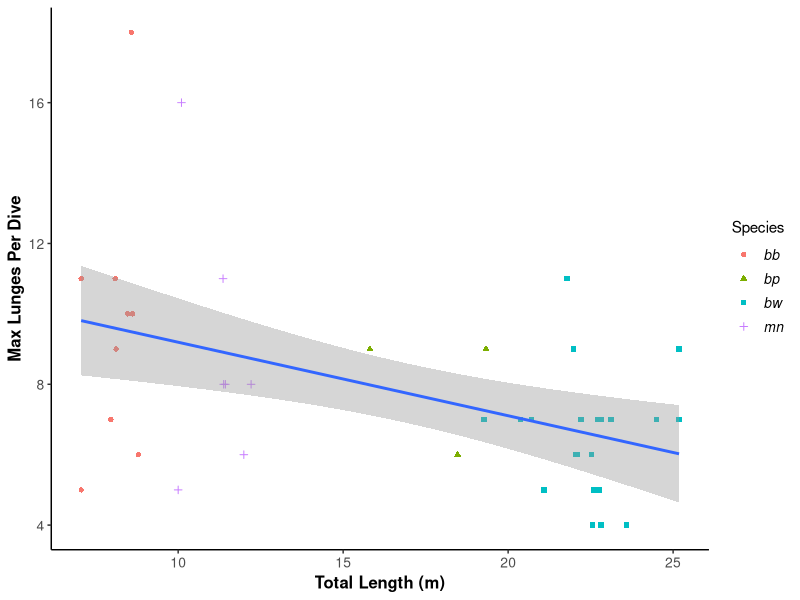

Source code (R): (Note: this script raises an error after producing the figure.)
# Figure 3 Filtration Paper - this file includes the lunges per dive plot and the glmm for that data

# Packages and Functions ---- 
library(data.table)
library(ggpubr)
library(readxl)
library(forcats)
library(tidyverse)
library(mgcv)
library(lme4)
library(ggpubr)
library(ggplot2)
library(effects)



# Abbreviate a binomial e.g. Balaenoptera musculus -> B. musculus 
abbr_binom <- function(binom) {
  paste(str_sub(binom, 1, 1), 
        str_extract(binom, " .*"), 
        sep = ".")
}

SE = function(x){sd(x)/sqrt(sum(!is.na(x)))}

# Data Input ----
LungesPerDive_raw_csv <- read_csv("Figure 2 filtration paper data.csv")

LungesPerDive_raw <- LungesPerDive_raw_csv %>% 
  filter(Lunge_Count >0, TL >6) %>% 
  mutate(SpeciesCode = substr(ID, 2, 3),
         ID = str_remove_all(ID, "[']"),
         SciName = case_when(
           SpeciesCode == "bw" ~ "Balaenoptera musculus",
           SpeciesCode == "bp" ~ "Balaenoptera physalus",
           SpeciesCode == "mn" ~ "Megaptera novaeangliae",
           SpeciesCode == "bb" ~ "Balaenoptera bonaerensis"), 
         AvgLength = case_when(
           SciName == "Balaenoptera musculus" ~ "22",
           SciName == "Balaenoptera physalus" ~ "17",
           SciName == "Megaptera novaeangliae" ~ "11",
           SciName == "Balaenoptera bonaerensis" ~ "8"), 
         dive_50 = ifelse(Mean_Depth <= 50, "N", "Y"),
         dive_100 = ifelse(Mean_Depth <= 100, "N", "Y"),
         dive_150 = ifelse(Mean_Depth <= 150, "N", "Y"),
         SpeciesFull = case_when(
           SciName == "Balaenoptera musculus" ~ "B. musculus",
           SciName == "Balaenoptera physalus" ~ "B. physalus",
           SciName == "Megaptera novaeangliae" ~ "M. novaeangliae",
           SciName == "Balaenoptera bonaerensis" ~ "B. bonaerensis")) %>% 
  pivot_longer(cols = dive_50:dive_150, names_to = "depthcat", values_to = "response") %>% 
  group_by(ID) %>% 
  mutate(foragingdivecount = n_distinct(Dive_Num),
         depthcat = factor(depthcat),
         response = factor(response)) 





# Manipulations ----         

LungesPerDive_summary_ID <- LungesPerDive_raw %>% 
  group_by(ID) %>% 
  filter(response == "Y") %>% 
  summarise(lunge_count_mean = mean(Lunge_Count),
            lunge_count_median = median(Lunge_Count),
            lunge_count_max = max(Lunge_Count),
            foragingdivecount = n_distinct(Dive_Num),
            TL = mean(TL)) %>% 
  mutate(SpeciesCode = substr(ID, 1, 2)) %>% 
  filter(lunge_count_max > 1)


LungesPerDive_summary_Species <- LungesPerDive_raw %>% 
  group_by(SpeciesCode) %>% 
  filter(response == "Y") %>% 
  summarise(lunge_count_mean = mean(Lunge_Count),
            lunge_count_median = median(Lunge_Count),
            lunge_count_max = max(Lunge_Count),
            foragingdivecount = n_distinct(Dive_Num),
            TL = mean(TL))

  

# Weighted --

species_summary_weighted <- LungesPerDive_raw %>% 
  filter(response == "Y") %>% 
  group_by(depthcat, SpeciesCode) %>% 
  summarise(wgt_mean = weighted.mean(Lunge_Count, foragingdivecount),
            SE_lunge_count = SE(Lunge_Count))



# Plotting Means by ID ----

IDLungeMeans <- ggplot(data = LungesPerDive_summary_ID, 
                     aes(x=TL, y= lunge_count_max)) +
  geom_point(aes(shape = SpeciesCode, 
                 color = SpeciesCode)) +
  geom_smooth(method = lm) +
  scale_size_continuous(range = c(0.5, 4)) +
  labs(x = "Total Length (m)",
       y = "Max Lunges Per Dive") +
  theme_classic() +
  theme(axis.text=element_text(size=10),
        axis.title=element_text(size=12,face="bold")) + 
  guides(shape=guide_legend("Species")) +
  guides(color=guide_legend("Species"))+
  guides(shape=guide_legend("Species")) +
  theme(legend.text = element_text(size=10, 
                                   face="italic")) 

IDLungeMeans


IDLungeMeans_glm <- lmer(log10(lunge_count_max) ~ log10(TL) + (1|SpeciesCode), 
           data = LungesPerDive_summary_ID)
summary(LungeMeans_glm) #slope is -0.07794

IDLungeMeanslm <- lm(log10(lunge_count_max) ~ log10(TL), data = LungesPerDive_summary_ID)
summary(LungeMeanslm) #slope is -0.1508




SpeciesLungeMeans <- ggplot(data = LungesPerDive_summary_Species, 
                       aes(x=TL, y= lunge_count_max)) +
  geom_point(aes(shape = SpeciesCode, 
                 color = SpeciesCode),
                size=5) +
  geom_smooth(method = lm) +
  labs(x = "Total Length (m)",
       y = "Max Lunges Per Dive") +
  theme_classic() +
  theme(axis.text=element_text(size=10),
        axis.title=element_text(size=12,face="bold")) + 
  guides(shape=guide_legend("Species")) +
  guides(color=guide_legend("Species"))+
  theme(legend.text = element_text(size=10, 
                                   face="italic")) 

SpeciesLungeMeans

# SpeciesLungeMeans_glm <- lmer(log10(lunge_count_max) ~ log10(TL) + (1|SpeciesCode), 
#                        data = LungesPerDive_summary_Species)
# summary(SpeciesLungeMeans_glm) #glm doesnt work! 

SpeciesLungeMeanslm <- lm(log10(lunge_count_max) ~ log10(TL), data = LungesPerDive_summary_Species)
summary(SpeciesLungeMeanslm) #slope is -0.6146


#Plotting all data - Lunge Count vs TL ----

Fig2 <-  ggplot(data = LungesPerDive_raw, 
                aes(x=log10(TL), y= log10(Lunge_Count),  shape = abbr_binom(SciName), 
                    color = Mean_Depth, size = Mean_Depth), alpha = 0.8) +
  geom_point() +
  #geom_smooth(method = lm) +
  scale_color_gradientn(colours = c("skyblue2",
                                    "deepskyblue2",
                                    "dodgerblue2", "royalblue",
                                    "mediumblue", "navy", "midnightblue"), #blues to mimic ocean depth
                        name = "Mean Depth (m)") +
  scale_size_continuous(range = c(0.5, 4)) +
  #ylim(0, 1.5) +
  labs(x = " log Total Length (m)",
       y = " log Lunges Per Dive") +
  theme_classic() +
  theme(axis.text=element_text(size=10),
        axis.title=element_text(size=12,face="bold")) + 
  guides(color=guide_legend("Lunge Depth (m)")) +
  guides(size=guide_legend("Lunge Depth (m)")) +
  guides(shape=guide_legend("Species")) +
  theme(legend.text = element_text(size=10, 
                                   face="italic")) 
  

Fig2


#Plot Fig 2 species summary ----

lungesperdive_bar <- ggplot(data = species_summary, 
                            aes( x= reorder(SpeciesCode, -wgt_mean), y = wgt_mean, fill = depthcat)) +
  geom_bar(stat="identity", position=position_dodge()) +
  labs(x = "Species",
       y = "Weighted Mean, Lunges Per Dive") +
  theme_classic()
lungesperdive_bar





# Plot by Depth Bins ----
#- Jeremy had an idea to have a three panel plot. does it look better as points or as violin?  

#Points ----
Fiftyandbelow <- LungesPerDive_raw %>% 
  filter(depthcat == "dive_50",
         response == "Y")
Hundredandbelow <- LungesPerDive_raw %>% 
  filter(depthcat == "dive_100",
         response =="Y")
HundredFiftyandbelow <- LungesPerDive_raw %>% 
  filter(depthcat == "dive_150",
         response =="Y")


PlotFifty <- ggplot(data = Fiftyandbelow, 
                        aes(x=TL, y= Lunge_Count, color = SpeciesCode, shape = SpeciesCode))+
               geom_point()
PlotFifty

PlotHundred <- ggplot(data = Hundredandbelow, 
                    aes(x=TL, y= Lunge_Count, color = SpeciesCode, shape = SpeciesCode))+
  geom_point()
PlotHundred

PlotHundredFifty <- ggplot(data = HundredFiftyandbelow, 
                    aes(x=TL, y= Lunge_Count, color = SpeciesCode, shape = SpeciesCode))+
  geom_point()
PlotHundredFifty



#Violin ----
Fiftyandbelow <- LungesPerDive_raw %>% 
  filter(depthcat == "dive_50",
         response == "Y")
Hundredandbelow <- LungesPerDive_raw %>% 
  filter(depthcat == "dive_100",
         response =="Y")
HundredFiftyandbelow <- LungesPerDive_raw %>% 
  filter(depthcat == "dive_150",
         response =="Y")


PlotFifty <- ggplot(data = Fiftyandbelow, aes(x=log10(TL), y= Lunge_Count, fill = SpeciesFull)) +
  geom_violin() +
  geom_boxplot(width = 0.1) +
  labs(x = "log Total Length (m)",
       y = "Lunges Per Dive") +
  theme(axis.text=element_text(size=10),
        axis.title=element_text(size=12,face="bold"))+
  guides(fill = guide_legend("Species"))+
  theme(legend.text = element_text(size=10, 
                                   face="italic"))+
  theme_classic()

PlotFifty

PlotHundred <- ggplot(data = Hundredandbelow, 
                    aes(x=log10(TL), y= Lunge_Count,  fill = SpeciesFull))+
  geom_violin() +
  geom_boxplot(width = 0.1) +
  labs(x = "log Total Length (m)",
       y = "Lunges Per Dive") +
  theme(axis.text=element_text(size=10),
        axis.title=element_text(size=12,face="bold"))+
  guides(fill = guide_legend("Species"))+
  theme(legend.text = element_text(size=10, 
                                   face="italic"))+
  theme_classic()


PlotHundredFifty <- ggplot(data = HundredFiftyandbelow, 
                      aes(x=log10(TL), y= Lunge_Count,  fill = SpeciesFull))+
  geom_violin()+
  geom_boxplot(width = 0.1) +
  labs(x = "log Total Length (m)",
       y = "Lunges Per Dive") +
  theme(axis.text=element_text(size=10),
        axis.title=element_text(size=12,face="bold"))+
  guides(fill = guide_legend("Species"))+
  theme(legend.text = element_text(size=10, 
                                   face="italic"))+
  theme_classic()


ggarrange(PlotFifty, PlotHundred, PlotHundredFifty + 
            rremove("x.text"), 
          labels = c("50m and Deeper", 
                     "100m and Deeper", 
                     "150m and Deeper"),
          ncol = 3, nrow = 1) +
  theme_classic() 




#Statistics for Lunge Count - GLMM ----
GLMM <- read_csv("GLMM data.csv") %>% 
  filter(TL > 6, Lunge_Count >0, Mean_Depth > 50, Dive_Length < 3000) %>% 
  mutate(SpeciesCode = substr(ID, 2, 3),
         ID = str_remove_all(ID, "[']"),
         SciName = case_when(
           SpeciesCode == "bw" ~ "Balaenoptera musculus",
           SpeciesCode == "bp" ~ "Balaenoptera physalus",
           SpeciesCode == "mn" ~ "Megaptera novaeangliae",
           SpeciesCode == "bb" ~ "Balaenoptera bonaerensis"),
         TL_z = as.numeric(scale(TL)),
         Mean_Depth_z = as.numeric(scale(Mean_Depth)),
         Dive_Length_z = as.numeric(scale(Dive_Length)))


# Plot Dive Length ----


DiveLength_TL <-  ggplot(data = GLMM, aes(x=TL, y= Dive_Length)) +
                    geom_point(aes(color = Mean_Depth, 
                                   shape = abbr_binom(SciName))) +
  geom_smooth(method= lm) +
    scale_color_gradientn(colours = c("skyblue2",
                                    "deepskyblue2",
                                    "dodgerblue2", "royalblue",
                                    "mediumblue", "navy", "midnightblue"), #blues to mimic ocean depth
                        name = "Mean Depth (m)") +
  scale_size_continuous(range = c(0.5, 4)) +
  #ylim(0, 1.5) +
  labs(x = "Total Length (m)",
       y = "Dive Length") +
  theme_classic() +
  theme(axis.text=element_text(size=10),
        axis.title=element_text(size=12,face="bold")) +
  guides(color=guide_legend("Lunge Depth (m)")) +
  guides(size=guide_legend("Lunge Depth (m)")) +
  guides(shape=guide_legend("Species")) +
  theme(legend.text = element_text(size=10,
                                   face="italic"))


DiveLength_TL

DiveLength_TL_lm <- lm(log10(Dive_Length) ~ log10(TL), data = GLMM)
summary(DiveLength_TL_lm)


DiveLength_TL<- lmer(log10(Dive_Length) ~ log10(TL) + (1|ID), 
           data = GLMM)
summary(DiveLength_TL)



#Plot to determine distribution. should these be scaled or logged?
hist(log10(GLMM$Lunge_Count))
hist(log10(GLMM$TL))
hist(log10(GLMM$Mean_Depth))
plot(data=)


LungeCountGLMM <- glmer(Lunge_Count ~ Mean_Depth_z + #winner winner chicken dinner. why dont we scale lunge count?
                  TL_z + 
                  Dive_Length_z + 
                  (1| ID), 
                data = GLMM, family = "poisson")

GLMMSummary_LungeCount <- summary(LungeCountGLMM)
capture.output(GLMMSummary_LungeCount, file = "GLMMSummary_LungeCount.txt")


plot(allEffects(LungeCountGLMM)) #shows the relationship shown the the summary

#Attempt at an MCMC --
MCMCglmm_LungePerDive <- MCMCglmm(Lunge_Count ~ Mean_Depth_z +
                                     TL_z + 
                                     Dive_Length_z,
                           random = ~ ID,
                           data = GLMM, 
                           family = "poisson",
                           nitt = 11000, thin = 1, burnin = 1000,
                           pr = TRUE, # To save the posterior mode of for each level or category in your random effect(s) we use pr = TRUE, which saves them in the $Sol part of the model output.
                           verbose = TRUE)
summary(MCMCglmm_LungePerDive)


model_param_values <- as.data.frame(MCMCglmm_FT_TL$Sol) #plot quantile 97.5 and 2.5 






#exponentiating the coefficient makes it an odds, like in: odds are 5:1 on a horse (exp(beta_0) = 5). 
#Effects are then multiplicative, like in: under condition x, the odds increase by factor 2 (exp(beta_x) = 2)


# includes speciescode as a variable. this isn't as useful as including TL. they are redundant if both included. 
#this model is slightly less good than whale2
# whale3 <- glmer(Lunge_Count ~ Mean_Depth_z + 
#                   SpeciesCode + 
#                   Dive_Length_z + 
#                   (1| ID), 
#                 data = GLMM, family = "poisson")

AIC(whale2, whale3)

hist(resid(whale2))
plot(GLMM$TL,resid(whale2))
plot(GLMM$Mean_Depth, resid(whale2))
plot(GLMM$Dive_Length, resid(whale2))
plot(GLMM$SpeciesCode, resid(whale2)) #plot resid of model against species code if dispersed the affect of species does not explain any more variation in the data
